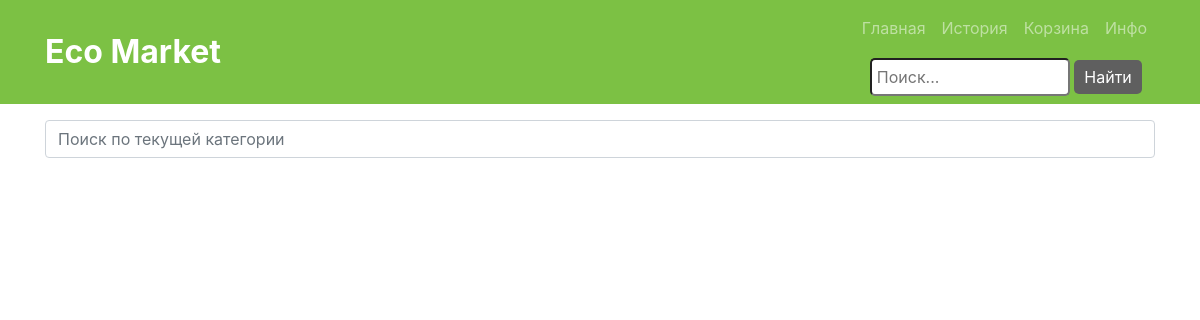
The app's page /category/3/, older data.
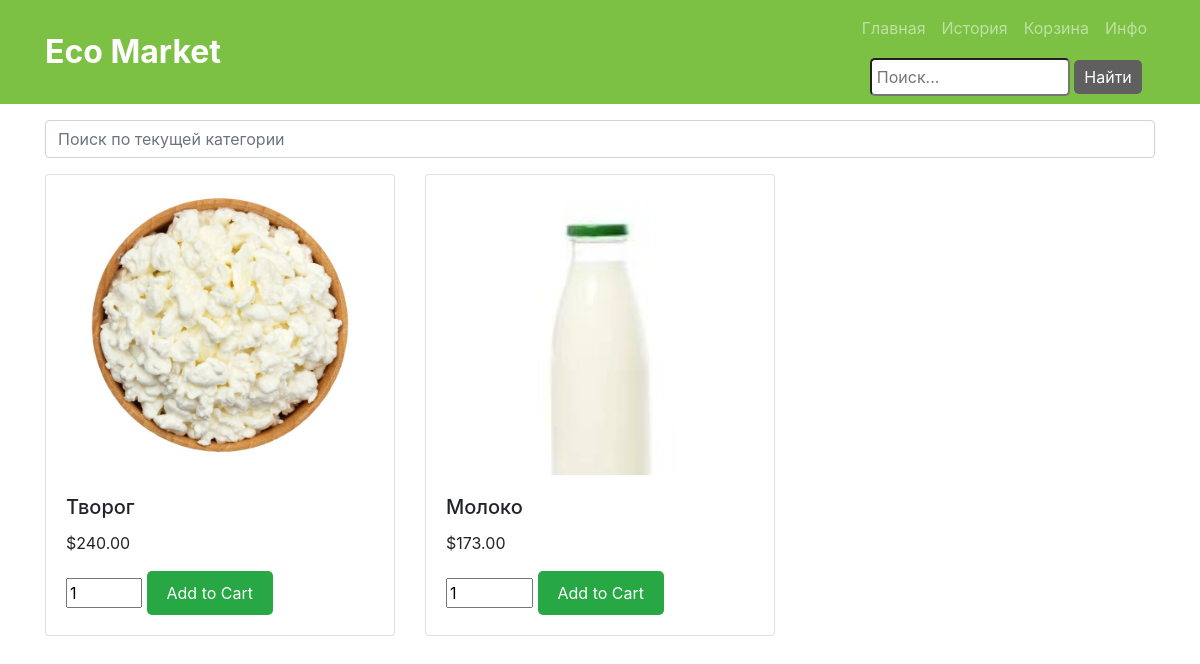
The same page, newer data.
### myapp/models.py (models this page shows, shortened)
class Product(models.Model):
    category = models.ForeignKey(Category, on_delete=models.CASCADE)
    name = models.CharField(max_length=100)
    description = models.TextField()
    price = models.DecimalField(max_digits=10, decimal_places=2)
    available = models.BooleanField(default=True)
    quantity_available = models.IntegerField()
    image = models.ImageField(upload_to='images/')

### myapp/views.py (the view)
# urls.py: path('category/<int:category_id>/', views.category_detail, name='category_detail'),
def category_detail(request, category_id):
    category = Category.objects.get(id=category_id)
    products = Product.objects.filter(category=category)
    return render(request, 'category_detail.html', {'category': category, 'products': products})

### templates/category_detail.html (shortened to what this page needs)
{% extends 'base.html' %}
{% block content %}
<div class="container mt-3">
    <div class="input-group mb-3">
        <input type="text" id="searchInput" class="form-control" placeholder="Поиск по текущей категории">
    </div>
    <div class="row" id="productList">
        {% for product in products %}
            <div class="col-lg-4 col-md-6 col-sm-12 mb-4" data-category="{{ product.category.name }}">
                <div class="card h-100">
                    <img src="{{ product.image.url }}" class="card-img-top img-fluid" alt="{{ product.name }}">
                    <div class="card-body">
                        <h5 class="card-title">{{ product.name }}</h5>
                        <p class="card-text">${{ product.price }}</p>
                        {% if product.available %}
                            <form method="post" action="{% url 'add_to_cart' product.id %}">
                                <input type="number" name="quantity" value="1" min="1" max="{{ product.quantity_available }}" required>
                                <button type="submit" class="add-to-cart-btn">Add to Cart</button>
                            </form>
                        {% else %}
                            <p>Out of stock</p>
                        {% endif %}
                    </div>
                </div>
            </div>
        {% endfor %}
    </div>
</div>
{% endblock %}

### templates/base.html (shortened to what this page needs)
<!DOCTYPE html>
<html>
<head>
    <link href="https://maxcdn.bootstrapcdn.com/bootstrap/4.5.2/css/bootstrap.min.css" rel="stylesheet">
</head>
<body>
    <header>
        <nav class="navbar navbar-expand-lg navbar-dark">
            <div class="container d-flex justify-content-between">
                <div class="logo-left">
                    <a class="navbar-brand" href="#">Eco Market</a>
                </div>
                <div class="categories-right">
                    <ul class="navbar-nav">
                        <li class="nav-item">
                            <a class="nav-link" href="#">Главная</a>
                        </li>
                        <li class="nav-item">
                            <a class="nav-link" href="#">История</a>
                        </li>
                        <li class="nav-item">
                            <a class="nav-link" href="#">Корзина</a>
                        </li>
                        <li class="nav-item">
                            <a class="nav-link" href="#">Инфо</a>
                        </li>
                    </ul>
                    <form class="search-form ml-3">
                        <input type="text" placeholder="Поиск...">
                        <button type="submit">Найти</button>
                    </form>
                </div>
            </div>
        </nav>
    </header>
    <main>
        {% block content %}
        {% endblock %}
    </main>
</body>
</html>

### templates/base.html (style rules this page uses)
.navbar-brand { font-size: 2em; font-weight: bold; }
.navbar { background-color: #7CC144; }
.navbar-nav .nav-link { color: white; }
.logo-left { justify-content: flex-start; }
.categories-right { justify-content: flex-end; }
.search-form { margin-top: 10px; }
.search-form input[type="text"] { width: 200px; border-radius: 5px; padding: 5px; }
.search-form button { border-radius: 5px; padding: 5px 10px; background-color: #5f5f5f; color: white; border: none; }

### templates/category_detail.html (style rules this page uses)
.card-img-top { width: 400px; height: 300px; object-fit: cover; }
.add-to-cart-btn { background-color: #28a745; color: white; border: none; padding: 10px 20px; border-radius: 5px; cursor: pointer; transition: background-color 0.3s; }

Row changes from the older to the newer data that the page shows:
added Product: image (picture), name "Творог", price "240.00"
added Product: image (picture), name "Молоко", price "173.00"
